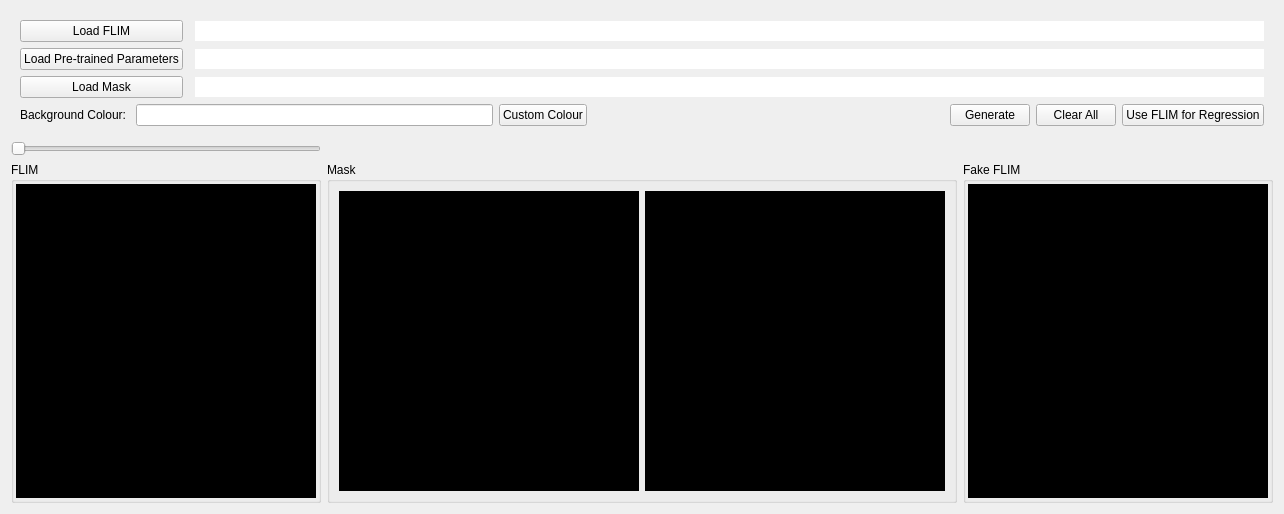
<?xml version="1.0" encoding="UTF-8"?>
<ui version="4.0">
 <class>Form</class>
 <widget class="QWidget" name="Form">
  <property name="geometry">
   <rect>
    <x>0</x>
    <y>0</y>
    <width>1268</width>
    <height>456</height>
   </rect>
  </property>
  <property name="windowTitle">
   <string>Form</string>
  </property>
  <layout class="QGridLayout" name="gridLayout">
   <item row="2" column="2">
    <widget class="QGroupBox" name="groupBox_2">
     <property name="title">
      <string>Fake FLIM</string>
     </property>
     <layout class="QHBoxLayout" name="horizontalLayout_2">
      <property name="spacing">
       <number>2</number>
      </property>
      <property name="leftMargin">
       <number>2</number>
      </property>
      <property name="topMargin">
       <number>2</number>
      </property>
      <property name="rightMargin">
       <number>2</number>
      </property>
      <property name="bottomMargin">
       <number>2</number>
      </property>
      <item>
       <widget class="QLabel" name="fakeFlimView">
        <property name="sizePolicy">
         <sizepolicy hsizetype="Expanding" vsizetype="Expanding">
          <horstretch>0</horstretch>
          <verstretch>0</verstretch>
         </sizepolicy>
        </property>
        <property name="minimumSize">
         <size>
          <width>300</width>
          <height>0</height>
         </size>
        </property>
        <property name="styleSheet">
         <string notr="true">background-color: rgb(0, 0, 0);</string>
        </property>
        <property name="text">
         <string/>
        </property>
       </widget>
      </item>
     </layout>
    </widget>
   </item>
   <item row="2" column="1">
    <widget class="QGroupBox" name="groupBox_3">
     <property name="title">
      <string>Mask</string>
     </property>
     <layout class="QHBoxLayout" name="horizontalLayout_3">
      <item>
       <widget class="QLabel" name="maskView">
        <property name="sizePolicy">
         <sizepolicy hsizetype="Expanding" vsizetype="Expanding">
          <horstretch>0</horstretch>
          <verstretch>0</verstretch>
         </sizepolicy>
        </property>
        <property name="minimumSize">
         <size>
          <width>300</width>
          <height>300</height>
         </size>
        </property>
        <property name="styleSheet">
         <string notr="true">background-color: rgb(0, 0, 0);</string>
        </property>
        <property name="text">
         <string/>
        </property>
       </widget>
      </item>
      <item>
       <widget class="QLabel" name="binMaskView">
        <property name="sizePolicy">
         <sizepolicy hsizetype="Expanding" vsizetype="Expanding">
          <horstretch>0</horstretch>
          <verstretch>0</verstretch>
         </sizepolicy>
        </property>
        <property name="minimumSize">
         <size>
          <width>300</width>
          <height>300</height>
         </size>
        </property>
        <property name="styleSheet">
         <string notr="true">background-color: rgb(0, 0, 0);</string>
        </property>
        <property name="text">
         <string/>
        </property>
       </widget>
      </item>
     </layout>
    </widget>
   </item>
   <item row="2" column="0">
    <widget class="QGroupBox" name="groupBox">
     <property name="title">
      <string>FLIM</string>
     </property>
     <layout class="QHBoxLayout" name="horizontalLayout">
      <property name="spacing">
       <number>2</number>
      </property>
      <property name="leftMargin">
       <number>2</number>
      </property>
      <property name="topMargin">
       <number>2</number>
      </property>
      <property name="rightMargin">
       <number>2</number>
      </property>
      <property name="bottomMargin">
       <number>2</number>
      </property>
      <item>
       <widget class="QLabel" name="flimView">
        <property name="sizePolicy">
         <sizepolicy hsizetype="Expanding" vsizetype="Expanding">
          <horstretch>0</horstretch>
          <verstretch>0</verstretch>
         </sizepolicy>
        </property>
        <property name="minimumSize">
         <size>
          <width>300</width>
          <height>300</height>
         </size>
        </property>
        <property name="styleSheet">
         <string notr="true">background-color: rgb(0, 0, 0);</string>
        </property>
        <property name="text">
         <string/>
        </property>
       </widget>
      </item>
     </layout>
    </widget>
   </item>
   <item row="0" column="0" colspan="3">
    <widget class="QWidget" name="widget" native="true">
     <layout class="QGridLayout" name="gridLayout_2">
      <item row="0" column="2">
       <widget class="QLineEdit" name="flimLineEdit">
        <property name="frame">
         <bool>false</bool>
        </property>
        <property name="readOnly">
         <bool>true</bool>
        </property>
       </widget>
      </item>
      <item row="2" column="0">
       <widget class="QPushButton" name="pushButton_3">
        <property name="text">
         <string>Load Mask</string>
        </property>
       </widget>
      </item>
      <item row="1" column="2">
       <widget class="QLineEdit" name="pretrainedParamsLineEdit">
        <property name="frame">
         <bool>false</bool>
        </property>
        <property name="readOnly">
         <bool>true</bool>
        </property>
       </widget>
      </item>
      <item row="1" column="0">
       <widget class="QPushButton" name="pushButton_2">
        <property name="text">
         <string>Load Pre-trained Parameters</string>
        </property>
       </widget>
      </item>
      <item row="0" column="0">
       <widget class="QPushButton" name="loadFlimButton">
        <property name="text">
         <string>Load FLIM</string>
        </property>
       </widget>
      </item>
      <item row="2" column="2">
       <widget class="QLineEdit" name="maskLineEdit">
        <property name="frame">
         <bool>false</bool>
        </property>
        <property name="readOnly">
         <bool>true</bool>
        </property>
       </widget>
      </item>
      <item row="3" column="0" colspan="3">
       <widget class="QWidget" name="buttonWidget" native="true">
        <property name="minimumSize">
         <size>
          <width>0</width>
          <height>0</height>
         </size>
        </property>
        <layout class="QHBoxLayout" name="horizontalLayout_4">
         <property name="spacing">
          <number>6</number>
         </property>
         <property name="leftMargin">
          <number>0</number>
         </property>
         <property name="topMargin">
          <number>0</number>
         </property>
         <property name="rightMargin">
          <number>0</number>
         </property>
         <property name="bottomMargin">
          <number>0</number>
         </property>
         <item>
          <widget class="QLabel" name="label">
           <property name="text">
            <string>Background Colour: </string>
           </property>
          </widget>
         </item>
         <item>
          <widget class="QLineEdit" name="customColorLineEdit"/>
         </item>
         <item>
          <widget class="QPushButton" name="customColorButton">
           <property name="text">
            <string>Custom Colour</string>
           </property>
          </widget>
         </item>
         <item>
          <spacer name="horizontalSpacer_2">
           <property name="orientation">
            <enum>Qt::Horizontal</enum>
           </property>
           <property name="sizeType">
            <enum>QSizePolicy::Expanding</enum>
           </property>
           <property name="sizeHint" stdset="0">
            <size>
             <width>40</width>
             <height>20</height>
            </size>
           </property>
          </spacer>
         </item>
         <item>
          <widget class="QPushButton" name="generateButton">
           <property name="text">
            <string>Generate</string>
           </property>
          </widget>
         </item>
         <item>
          <widget class="QPushButton" name="clearAllButton">
           <property name="text">
            <string>Clear All</string>
           </property>
          </widget>
         </item>
         <item>
          <widget class="QPushButton" name="useFlimForRegressionButton">
           <property name="text">
            <string>Use FLIM for Regression</string>
           </property>
          </widget>
         </item>
        </layout>
       </widget>
      </item>
     </layout>
    </widget>
   </item>
   <item row="1" column="0">
    <widget class="QSlider" name="horizontalSlider">
     <property name="orientation">
      <enum>Qt::Horizontal</enum>
     </property>
    </widget>
   </item>
  </layout>
 </widget>
 <resources/>
 <connections/>
</ui>
